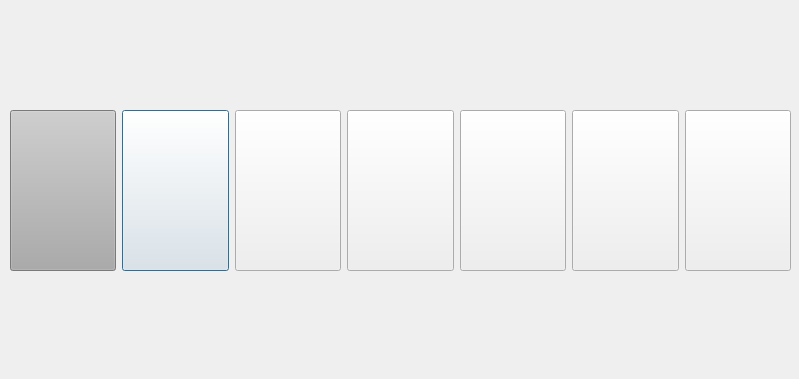
<?xml version="1.0" encoding="UTF-8"?>
<ui version="4.0">
 <class>MainButtonDialog</class>
 <widget class="QDialog" name="MainButtonDialog">
  <property name="geometry">
   <rect>
    <x>0</x>
    <y>0</y>
    <width>799</width>
    <height>379</height>
   </rect>
  </property>
  <property name="windowTitle">
   <string>Dialog</string>
  </property>
  <property name="styleSheet">
   <string notr="true">border-image: url(:/image/Background.png);</string>
  </property>
  <widget class="QWidget" name="layoutWidget">
   <property name="geometry">
    <rect>
     <x>10</x>
     <y>110</y>
     <width>781</width>
     <height>161</height>
    </rect>
   </property>
   <layout class="QHBoxLayout" name="CenterLayout">
    <item>
     <widget class="QPushButton" name="btnTesting">
      <property name="sizePolicy">
       <sizepolicy hsizetype="Minimum" vsizetype="Minimum">
        <horstretch>0</horstretch>
        <verstretch>0</verstretch>
       </sizepolicy>
      </property>
      <property name="palette">
       <palette>
        <active>
         <colorrole role="WindowText">
          <brush brushstyle="SolidPattern">
           <color alpha="255">
            <red>0</red>
            <green>0</green>
            <blue>0</blue>
           </color>
          </brush>
         </colorrole>
         <colorrole role="Button">
          <brush brushstyle="SolidPattern">
           <color alpha="255">
            <red>171</red>
            <green>171</green>
            <blue>171</blue>
           </color>
          </brush>
         </colorrole>
         <colorrole role="Light">
          <brush brushstyle="SolidPattern">
           <color alpha="255">
            <red>255</red>
            <green>255</green>
            <blue>255</blue>
           </color>
          </brush>
         </colorrole>
         <colorrole role="Midlight">
          <brush brushstyle="SolidPattern">
           <color alpha="255">
            <red>213</red>
            <green>213</green>
            <blue>213</blue>
           </color>
          </brush>
         </colorrole>
         <colorrole role="Dark">
          <brush brushstyle="SolidPattern">
           <color alpha="255">
            <red>85</red>
            <green>85</green>
            <blue>85</blue>
           </color>
          </brush>
         </colorrole>
         <colorrole role="Mid">
          <brush brushstyle="SolidPattern">
           <color alpha="255">
            <red>114</red>
            <green>114</green>
            <blue>114</blue>
           </color>
          </brush>
         </colorrole>
         <colorrole role="Text">
          <brush brushstyle="SolidPattern">
           <color alpha="255">
            <red>0</red>
            <green>0</green>
            <blue>0</blue>
           </color>
          </brush>
         </colorrole>
         <colorrole role="BrightText">
          <brush brushstyle="SolidPattern">
           <color alpha="255">
            <red>255</red>
            <green>255</green>
            <blue>255</blue>
           </color>
          </brush>
         </colorrole>
         <colorrole role="ButtonText">
          <brush brushstyle="SolidPattern">
           <color alpha="255">
            <red>0</red>
            <green>0</green>
            <blue>0</blue>
           </color>
          </brush>
         </colorrole>
         <colorrole role="Base">
          <brush brushstyle="SolidPattern">
           <color alpha="255">
            <red>255</red>
            <green>255</green>
            <blue>255</blue>
           </color>
          </brush>
         </colorrole>
         <colorrole role="Window">
          <brush brushstyle="SolidPattern">
           <color alpha="255">
            <red>171</red>
            <green>171</green>
            <blue>171</blue>
           </color>
          </brush>
         </colorrole>
         <colorrole role="Shadow">
          <brush brushstyle="SolidPattern">
           <color alpha="255">
            <red>0</red>
            <green>0</green>
            <blue>0</blue>
           </color>
          </brush>
         </colorrole>
         <colorrole role="AlternateBase">
          <brush brushstyle="SolidPattern">
           <color alpha="255">
            <red>213</red>
            <green>213</green>
            <blue>213</blue>
           </color>
          </brush>
         </colorrole>
         <colorrole role="ToolTipBase">
          <brush brushstyle="SolidPattern">
           <color alpha="255">
            <red>255</red>
            <green>255</green>
            <blue>220</blue>
           </color>
          </brush>
         </colorrole>
         <colorrole role="ToolTipText">
          <brush brushstyle="SolidPattern">
           <color alpha="255">
            <red>0</red>
            <green>0</green>
            <blue>0</blue>
           </color>
          </brush>
         </colorrole>
        </active>
        <inactive>
         <colorrole role="WindowText">
          <brush brushstyle="SolidPattern">
           <color alpha="255">
            <red>0</red>
            <green>0</green>
            <blue>0</blue>
           </color>
          </brush>
         </colorrole>
         <colorrole role="Button">
          <brush brushstyle="SolidPattern">
           <color alpha="255">
            <red>171</red>
            <green>171</green>
            <blue>171</blue>
           </color>
          </brush>
         </colorrole>
         <colorrole role="Light">
          <brush brushstyle="SolidPattern">
           <color alpha="255">
            <red>255</red>
            <green>255</green>
            <blue>255</blue>
           </color>
          </brush>
         </colorrole>
         <colorrole role="Midlight">
          <brush brushstyle="SolidPattern">
           <color alpha="255">
            <red>213</red>
            <green>213</green>
            <blue>213</blue>
           </color>
          </brush>
         </colorrole>
         <colorrole role="Dark">
          <brush brushstyle="SolidPattern">
           <color alpha="255">
            <red>85</red>
            <green>85</green>
            <blue>85</blue>
           </color>
          </brush>
         </colorrole>
         <colorrole role="Mid">
          <brush brushstyle="SolidPattern">
           <color alpha="255">
            <red>114</red>
            <green>114</green>
            <blue>114</blue>
           </color>
          </brush>
         </colorrole>
         <colorrole role="Text">
          <brush brushstyle="SolidPattern">
           <color alpha="255">
            <red>0</red>
            <green>0</green>
            <blue>0</blue>
           </color>
          </brush>
         </colorrole>
         <colorrole role="BrightText">
          <brush brushstyle="SolidPattern">
           <color alpha="255">
            <red>255</red>
            <green>255</green>
            <blue>255</blue>
           </color>
          </brush>
         </colorrole>
         <colorrole role="ButtonText">
          <brush brushstyle="SolidPattern">
           <color alpha="255">
            <red>0</red>
            <green>0</green>
            <blue>0</blue>
           </color>
          </brush>
         </colorrole>
         <colorrole role="Base">
          <brush brushstyle="SolidPattern">
           <color alpha="255">
            <red>255</red>
            <green>255</green>
            <blue>255</blue>
           </color>
          </brush>
         </colorrole>
         <colorrole role="Window">
          <brush brushstyle="SolidPattern">
           <color alpha="255">
            <red>171</red>
            <green>171</green>
            <blue>171</blue>
           </color>
          </brush>
         </colorrole>
         <colorrole role="Shadow">
          <brush brushstyle="SolidPattern">
           <color alpha="255">
            <red>0</red>
            <green>0</green>
            <blue>0</blue>
           </color>
          </brush>
         </colorrole>
         <colorrole role="AlternateBase">
          <brush brushstyle="SolidPattern">
           <color alpha="255">
            <red>213</red>
            <green>213</green>
            <blue>213</blue>
           </color>
          </brush>
         </colorrole>
         <colorrole role="ToolTipBase">
          <brush brushstyle="SolidPattern">
           <color alpha="255">
            <red>255</red>
            <green>255</green>
            <blue>220</blue>
           </color>
          </brush>
         </colorrole>
         <colorrole role="ToolTipText">
          <brush brushstyle="SolidPattern">
           <color alpha="255">
            <red>0</red>
            <green>0</green>
            <blue>0</blue>
           </color>
          </brush>
         </colorrole>
        </inactive>
        <disabled>
         <colorrole role="WindowText">
          <brush brushstyle="SolidPattern">
           <color alpha="255">
            <red>85</red>
            <green>85</green>
            <blue>85</blue>
           </color>
          </brush>
         </colorrole>
         <colorrole role="Button">
          <brush brushstyle="SolidPattern">
           <color alpha="255">
            <red>171</red>
            <green>171</green>
            <blue>171</blue>
           </color>
          </brush>
         </colorrole>
         <colorrole role="Light">
          <brush brushstyle="SolidPattern">
           <color alpha="255">
            <red>255</red>
            <green>255</green>
            <blue>255</blue>
           </color>
          </brush>
         </colorrole>
         <colorrole role="Midlight">
          <brush brushstyle="SolidPattern">
           <color alpha="255">
            <red>213</red>
            <green>213</green>
            <blue>213</blue>
           </color>
          </brush>
         </colorrole>
         <colorrole role="Dark">
          <brush brushstyle="SolidPattern">
           <color alpha="255">
            <red>85</red>
            <green>85</green>
            <blue>85</blue>
           </color>
          </brush>
         </colorrole>
         <colorrole role="Mid">
          <brush brushstyle="SolidPattern">
           <color alpha="255">
            <red>114</red>
            <green>114</green>
            <blue>114</blue>
           </color>
          </brush>
         </colorrole>
         <colorrole role="Text">
          <brush brushstyle="SolidPattern">
           <color alpha="255">
            <red>85</red>
            <green>85</green>
            <blue>85</blue>
           </color>
          </brush>
         </colorrole>
         <colorrole role="BrightText">
          <brush brushstyle="SolidPattern">
           <color alpha="255">
            <red>255</red>
            <green>255</green>
            <blue>255</blue>
           </color>
          </brush>
         </colorrole>
         <colorrole role="ButtonText">
          <brush brushstyle="SolidPattern">
           <color alpha="255">
            <red>85</red>
            <green>85</green>
            <blue>85</blue>
           </color>
          </brush>
         </colorrole>
         <colorrole role="Base">
          <brush brushstyle="SolidPattern">
           <color alpha="255">
            <red>171</red>
            <green>171</green>
            <blue>171</blue>
           </color>
          </brush>
         </colorrole>
         <colorrole role="Window">
          <brush brushstyle="SolidPattern">
           <color alpha="255">
            <red>171</red>
            <green>171</green>
            <blue>171</blue>
           </color>
          </brush>
         </colorrole>
         <colorrole role="Shadow">
          <brush brushstyle="SolidPattern">
           <color alpha="255">
            <red>0</red>
            <green>0</green>
            <blue>0</blue>
           </color>
          </brush>
         </colorrole>
         <colorrole role="AlternateBase">
          <brush brushstyle="SolidPattern">
           <color alpha="255">
            <red>171</red>
            <green>171</green>
            <blue>171</blue>
           </color>
          </brush>
         </colorrole>
         <colorrole role="ToolTipBase">
          <brush brushstyle="SolidPattern">
           <color alpha="255">
            <red>255</red>
            <green>255</green>
            <blue>220</blue>
           </color>
          </brush>
         </colorrole>
         <colorrole role="ToolTipText">
          <brush brushstyle="SolidPattern">
           <color alpha="255">
            <red>0</red>
            <green>0</green>
            <blue>0</blue>
           </color>
          </brush>
         </colorrole>
        </disabled>
       </palette>
      </property>
      <property name="cursor">
       <cursorShape>PointingHandCursor</cursorShape>
      </property>
      <property name="layoutDirection">
       <enum>Qt::LeftToRight</enum>
      </property>
      <property name="autoFillBackground">
       <bool>false</bool>
      </property>
      <property name="styleSheet">
       <string notr="true">image: url(:/image/Testing.png);</string>
      </property>
      <property name="text">
       <string/>
      </property>
      <property name="checkable">
       <bool>false</bool>
      </property>
      <property name="autoDefault">
       <bool>false</bool>
      </property>
      <property name="default">
       <bool>false</bool>
      </property>
      <property name="flat">
       <bool>false</bool>
      </property>
     </widget>
    </item>
    <item>
     <widget class="QPushButton" name="btn_history">
      <property name="sizePolicy">
       <sizepolicy hsizetype="Minimum" vsizetype="Preferred">
        <horstretch>0</horstretch>
        <verstretch>0</verstretch>
       </sizepolicy>
      </property>
      <property name="cursor">
       <cursorShape>PointingHandCursor</cursorShape>
      </property>
      <property name="styleSheet">
       <string notr="true">image: url(:/image/History.png);</string>
      </property>
      <property name="text">
       <string/>
      </property>
     </widget>
    </item>
    <item>
     <widget class="QPushButton" name="btn_QualityControl">
      <property name="sizePolicy">
       <sizepolicy hsizetype="Minimum" vsizetype="Preferred">
        <horstretch>0</horstretch>
        <verstretch>0</verstretch>
       </sizepolicy>
      </property>
      <property name="cursor">
       <cursorShape>PointingHandCursor</cursorShape>
      </property>
      <property name="styleSheet">
       <string notr="true">image: url(:/image/QualityControl.png);</string>
      </property>
      <property name="text">
       <string/>
      </property>
     </widget>
    </item>
    <item>
     <widget class="QPushButton" name="btn_Calibration">
      <property name="sizePolicy">
       <sizepolicy hsizetype="Minimum" vsizetype="Preferred">
        <horstretch>0</horstretch>
        <verstretch>0</verstretch>
       </sizepolicy>
      </property>
      <property name="cursor">
       <cursorShape>PointingHandCursor</cursorShape>
      </property>
      <property name="styleSheet">
       <string notr="true">image: url(:/image/Calibrate.png);</string>
      </property>
      <property name="text">
       <string/>
      </property>
     </widget>
    </item>
    <item>
     <widget class="QPushButton" name="btn_ItemParameter">
      <property name="sizePolicy">
       <sizepolicy hsizetype="Minimum" vsizetype="Preferred">
        <horstretch>0</horstretch>
        <verstretch>0</verstretch>
       </sizepolicy>
      </property>
      <property name="cursor">
       <cursorShape>PointingHandCursor</cursorShape>
      </property>
      <property name="styleSheet">
       <string notr="true">image: url(:/image/Parameter.png);</string>
      </property>
      <property name="text">
       <string/>
      </property>
     </widget>
    </item>
    <item>
     <widget class="QPushButton" name="btn_System">
      <property name="sizePolicy">
       <sizepolicy hsizetype="Minimum" vsizetype="Preferred">
        <horstretch>0</horstretch>
        <verstretch>0</verstretch>
       </sizepolicy>
      </property>
      <property name="cursor">
       <cursorShape>PointingHandCursor</cursorShape>
      </property>
      <property name="styleSheet">
       <string notr="true">image: url(:/image/System.png);</string>
      </property>
      <property name="text">
       <string/>
      </property>
     </widget>
    </item>
    <item>
     <widget class="QPushButton" name="btn_Maintancance">
      <property name="sizePolicy">
       <sizepolicy hsizetype="Minimum" vsizetype="Preferred">
        <horstretch>0</horstretch>
        <verstretch>0</verstretch>
       </sizepolicy>
      </property>
      <property name="cursor">
       <cursorShape>PointingHandCursor</cursorShape>
      </property>
      <property name="styleSheet">
       <string notr="true">image: url(:/image/Maintainance.png);</string>
      </property>
      <property name="text">
       <string/>
      </property>
     </widget>
    </item>
   </layout>
  </widget>
 </widget>
 <resources/>
 <connections/>
</ui>
